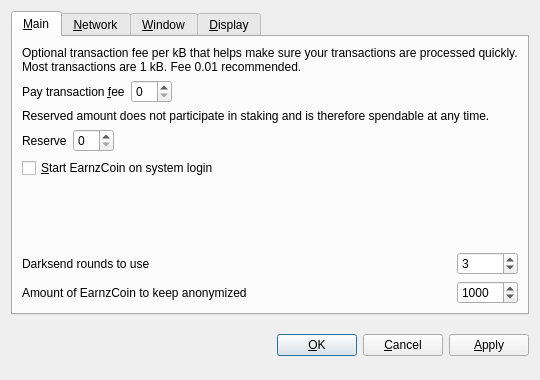
<?xml version="1.0" encoding="UTF-8"?>
<ui version="4.0">
 <class>OptionsDialog</class>
 <widget class="QDialog" name="OptionsDialog">
  <property name="geometry">
   <rect>
    <x>0</x>
    <y>0</y>
    <width>540</width>
    <height>380</height>
   </rect>
  </property>
  <property name="windowTitle">
   <string>Options</string>
  </property>
  <property name="modal">
   <bool>true</bool>
  </property>
  <layout class="QVBoxLayout" name="verticalLayout">
   <item>
    <widget class="QTabWidget" name="tabWidget">
     <property name="tabPosition">
      <enum>QTabWidget::North</enum>
     </property>
     <property name="currentIndex">
      <number>0</number>
     </property>
     <widget class="QWidget" name="tabMain">
      <attribute name="title">
       <string>&amp;Main</string>
      </attribute>
      <layout class="QGridLayout" name="gridLayout">
       <item row="0" column="0" colspan="2">
        <widget class="QLabel" name="transactionFeeInfoLabel">
         <property name="text">
          <string>Optional transaction fee per kB that helps make sure your transactions are processed quickly. Most transactions are 1 kB. Fee 0.01 recommended.</string>
         </property>
         <property name="textFormat">
          <enum>Qt::PlainText</enum>
         </property>
         <property name="wordWrap">
          <bool>true</bool>
         </property>
        </widget>
       </item>
       <item row="1" column="0">
        <layout class="QHBoxLayout" name="horizontalLayoutFee">
         <item>
          <widget class="QLabel" name="transactionFeeLabel">
           <property name="text">
            <string>Pay transaction &amp;fee</string>
           </property>
           <property name="textFormat">
            <enum>Qt::PlainText</enum>
           </property>
           <property name="buddy">
            <cstring>transactionFee</cstring>
           </property>
          </widget>
         </item>
         <item>
          <widget class="BitcoinAmountField" name="transactionFee"/>
         </item>
         <item>
          <spacer name="horizontalSpacerFee">
           <property name="orientation">
            <enum>Qt::Horizontal</enum>
           </property>
           <property name="sizeHint" stdset="0">
            <size>
             <width>40</width>
             <height>20</height>
            </size>
           </property>
          </spacer>
         </item>
        </layout>
       </item>
       <item row="2" column="0" colspan="2">
        <widget class="QLabel" name="reserveBalanceInfoLabel">
         <property name="text">
          <string>Reserved amount does not participate in staking and is therefore spendable at any time.</string>
         </property>
         <property name="textFormat">
          <enum>Qt::PlainText</enum>
         </property>
         <property name="wordWrap">
          <bool>true</bool>
         </property>
        </widget>
       </item>
       <item row="3" column="0">
        <layout class="QHBoxLayout" name="horizontalLayoutReserveBalance">
         <item>
          <widget class="QLabel" name="reserveBalanceLabel">
           <property name="text">
            <string>Reserve</string>
           </property>
           <property name="textFormat">
            <enum>Qt::PlainText</enum>
           </property>
           <property name="buddy">
            <cstring>reserveBalance</cstring>
           </property>
          </widget>
         </item>
         <item>
          <widget class="BitcoinAmountField" name="reserveBalance"/>
         </item>
         <item>
          <spacer name="horizontalSpacerReserveBalance">
           <property name="orientation">
            <enum>Qt::Horizontal</enum>
           </property>
           <property name="sizeHint" stdset="0">
            <size>
             <width>40</width>
             <height>20</height>
            </size>
           </property>
          </spacer>
         </item>
        </layout>
       </item>
       <item row="4" column="0">
        <widget class="QCheckBox" name="bitcoinAtStartup">
         <property name="toolTip">
          <string>Automatically start EarnzCoin after logging in to the system.</string>
         </property>
         <property name="text">
          <string>&amp;Start EarnzCoin on system login</string>
         </property>
        </widget>
       </item>
       <item row="5" column="0">
        <spacer name="verticalSpacer_Main">
         <property name="orientation">
          <enum>Qt::Vertical</enum>
         </property>
         <property name="sizeHint" stdset="0">
          <size>
           <width>20</width>
           <height>40</height>
          </size>
         </property>
        </spacer>
       </item>
       <item row="6" column="0">
        <widget class="QLabel" name="label">
         <property name="toolTip">
          <string>&lt;html&gt;&lt;head/&gt;&lt;body&gt;&lt;p&gt;This setting determines the amount of individual masternodes that an input will be anonymized through. More rounds of anonymization gives a higher degree of privacy, but also costs more in fees.&lt;/p&gt;&lt;/body&gt;&lt;/html&gt;</string>
         </property>
         <property name="text">
          <string>Darksend rounds to use</string>
         </property>
        </widget>
       </item>
       <item row="6" column="1">
        <widget class="QSpinBox" name="darksendRounds">
         <property name="minimum">
          <number>2</number>
         </property>
         <property name="maximum">
          <number>16</number>
         </property>
         <property name="value">
          <number>3</number>
         </property>
        </widget>
       </item>
       <item row="7" column="0">
        <widget class="QLabel" name="label_2">
         <property name="toolTip">
          <string>This amount acts as a threshold to turn off Darksend once it's reached.</string>
         </property>
         <property name="statusTip">
          <string notr="true"/>
         </property>
         <property name="whatsThis">
          <string notr="true"/>
         </property>
         <property name="accessibleName">
          <string notr="true"/>
         </property>
         <property name="accessibleDescription">
          <string notr="true"/>
         </property>
         <property name="text">
          <string>Amount of EarnzCoin to keep anonymized</string>
         </property>
        </widget>
       </item>
       <item row="7" column="1">
        <widget class="QSpinBox" name="anonymizeEarnzCoin">
         <property name="minimum">
          <number>2</number>
         </property>
         <property name="maximum">
          <number>10000</number>
         </property>
         <property name="singleStep">
          <number>10</number>
         </property>
         <property name="value">
          <number>1000</number>
         </property>
        </widget>
       </item>
      </layout>
     </widget>
     <widget class="QWidget" name="tabNetwork">
      <attribute name="title">
       <string>&amp;Network</string>
      </attribute>
      <layout class="QVBoxLayout" name="verticalLayout_Network">
       <item>
        <widget class="QCheckBox" name="mapPortUpnp">
         <property name="toolTip">
          <string>Automatically open the EarnzCoin client port on the router. This only works when your router supports UPnP and it is enabled.</string>
         </property>
         <property name="text">
          <string>Map port using &amp;UPnP</string>
         </property>
        </widget>
       </item>
       <item>
        <widget class="QCheckBox" name="connectSocks">
         <property name="toolTip">
          <string>Connect to the EarnzCoin network through a SOCKS5 proxy (e.g. when connecting through Tor).</string>
         </property>
         <property name="text">
          <string>&amp;Connect through SOCKS5 proxy:</string>
         </property>
        </widget>
       </item>
       <item>
        <layout class="QHBoxLayout" name="horizontalLayout_Network">
         <item>
          <widget class="QLabel" name="proxyIpLabel">
           <property name="text">
            <string>Proxy &amp;IP:</string>
           </property>
           <property name="textFormat">
            <enum>Qt::PlainText</enum>
           </property>
           <property name="buddy">
            <cstring>proxyIp</cstring>
           </property>
          </widget>
         </item>
         <item>
          <widget class="QValidatedLineEdit" name="proxyIp">
           <property name="maximumSize">
            <size>
             <width>140</width>
             <height>16777215</height>
            </size>
           </property>
           <property name="toolTip">
            <string>IP address of the proxy (e.g. 127.0.0.1)</string>
           </property>
          </widget>
         </item>
         <item>
          <widget class="QLabel" name="proxyPortLabel">
           <property name="text">
            <string>&amp;Port:</string>
           </property>
           <property name="textFormat">
            <enum>Qt::PlainText</enum>
           </property>
           <property name="buddy">
            <cstring>proxyPort</cstring>
           </property>
          </widget>
         </item>
         <item>
          <widget class="QLineEdit" name="proxyPort">
           <property name="maximumSize">
            <size>
             <width>55</width>
             <height>16777215</height>
            </size>
           </property>
           <property name="toolTip">
            <string>Port of the proxy (e.g. 9050)</string>
           </property>
          </widget>
         </item>
         <item>
          <spacer name="horizontalSpacer_Network">
           <property name="orientation">
            <enum>Qt::Horizontal</enum>
           </property>
           <property name="sizeHint" stdset="0">
            <size>
             <width>40</width>
             <height>20</height>
            </size>
           </property>
          </spacer>
         </item>
        </layout>
       </item>
       <item>
        <spacer name="verticalSpacer_Network">
         <property name="orientation">
          <enum>Qt::Vertical</enum>
         </property>
         <property name="sizeHint" stdset="0">
          <size>
           <width>20</width>
           <height>40</height>
          </size>
         </property>
        </spacer>
       </item>
      </layout>
     </widget>
     <widget class="QWidget" name="tabWindow">
      <attribute name="title">
       <string>&amp;Window</string>
      </attribute>
      <layout class="QVBoxLayout" name="verticalLayout_Window">
       <item>
        <widget class="QCheckBox" name="minimizeToTray">
         <property name="toolTip">
          <string>Show only a tray icon after minimizing the window.</string>
         </property>
         <property name="text">
          <string>&amp;Minimize to the tray instead of the taskbar</string>
         </property>
        </widget>
       </item>
       <item>
        <widget class="QCheckBox" name="minimizeOnClose">
         <property name="toolTip">
          <string>Minimize instead of exit the application when the window is closed. When this option is enabled, the application will be closed only after selecting Quit in the menu.</string>
         </property>
         <property name="text">
          <string>M&amp;inimize on close</string>
         </property>
        </widget>
       </item>
       <item>
        <spacer name="verticalSpacer_Window">
         <property name="orientation">
          <enum>Qt::Vertical</enum>
         </property>
         <property name="sizeHint" stdset="0">
          <size>
           <width>20</width>
           <height>40</height>
          </size>
         </property>
        </spacer>
       </item>
      </layout>
     </widget>
     <widget class="QWidget" name="tabDisplay">
      <attribute name="title">
       <string>&amp;Display</string>
      </attribute>
      <layout class="QVBoxLayout" name="verticalLayout_Display">
       <item>
        <layout class="QHBoxLayout" name="horizontalLayout_1_Display">
         <item>
          <widget class="QLabel" name="langLabel">
           <property name="text">
            <string>User Interface &amp;language:</string>
           </property>
           <property name="textFormat">
            <enum>Qt::PlainText</enum>
           </property>
           <property name="buddy">
            <cstring>lang</cstring>
           </property>
          </widget>
         </item>
         <item>
          <widget class="QValueComboBox" name="lang">
           <property name="toolTip">
            <string>The user interface language can be set here. This setting will take effect after restarting EarnzCoin.</string>
           </property>
          </widget>
         </item>
        </layout>
       </item>
       <item>
        <layout class="QHBoxLayout" name="horizontalLayout_2_Display">
         <item>
          <widget class="QLabel" name="unitLabel">
           <property name="text">
            <string>&amp;Unit to show amounts in:</string>
           </property>
           <property name="textFormat">
            <enum>Qt::PlainText</enum>
           </property>
           <property name="buddy">
            <cstring>unit</cstring>
           </property>
          </widget>
         </item>
         <item>
          <widget class="QValueComboBox" name="unit">
           <property name="toolTip">
            <string>Choose the default subdivision unit to show in the interface and when sending coins.</string>
           </property>
          </widget>
         </item>
        </layout>
       </item>
       <item>
        <widget class="QCheckBox" name="coinControlFeatures">
         <property name="toolTip">
          <string>Whether to show coin control features or not.</string>
         </property>
         <property name="text">
          <string>Display coin &amp;control features (experts only!)</string>
         </property>
        </widget>
       </item>
       <item>
        <widget class="QCheckBox" name="useBlackTheme">
         <property name="text">
          <string>Use black visual theme (requires restart)</string>
         </property>
        </widget>
       </item>
       <item>
        <spacer name="verticalSpacer_Display">
         <property name="orientation">
          <enum>Qt::Vertical</enum>
         </property>
         <property name="sizeHint" stdset="0">
          <size>
           <width>20</width>
           <height>40</height>
          </size>
         </property>
        </spacer>
       </item>
      </layout>
     </widget>
    </widget>
   </item>
   <item>
    <layout class="QHBoxLayout" name="horizontalLayout_Buttons">
     <item>
      <spacer name="horizontalSpacer_1">
       <property name="orientation">
        <enum>Qt::Horizontal</enum>
       </property>
       <property name="sizeHint" stdset="0">
        <size>
         <width>40</width>
         <height>48</height>
        </size>
       </property>
      </spacer>
     </item>
     <item>
      <widget class="QLabel" name="statusLabel">
       <property name="font">
        <font>
         <weight>75</weight>
         <bold>true</bold>
        </font>
       </property>
       <property name="text">
        <string/>
       </property>
       <property name="textFormat">
        <enum>Qt::PlainText</enum>
       </property>
       <property name="wordWrap">
        <bool>true</bool>
       </property>
      </widget>
     </item>
     <item>
      <spacer name="horizontalSpacer_2">
       <property name="orientation">
        <enum>Qt::Horizontal</enum>
       </property>
       <property name="sizeHint" stdset="0">
        <size>
         <width>40</width>
         <height>48</height>
        </size>
       </property>
      </spacer>
     </item>
     <item>
      <widget class="QPushButton" name="okButton">
       <property name="text">
        <string>&amp;OK</string>
       </property>
      </widget>
     </item>
     <item>
      <widget class="QPushButton" name="cancelButton">
       <property name="text">
        <string>&amp;Cancel</string>
       </property>
       <property name="autoDefault">
        <bool>false</bool>
       </property>
      </widget>
     </item>
     <item>
      <widget class="QPushButton" name="applyButton">
       <property name="text">
        <string>&amp;Apply</string>
       </property>
       <property name="autoDefault">
        <bool>false</bool>
       </property>
      </widget>
     </item>
    </layout>
   </item>
  </layout>
 </widget>
 <customwidgets>
  <customwidget>
   <class>BitcoinAmountField</class>
   <extends>QSpinBox</extends>
   <header>bitcoinamountfield.h</header>
   <container>1</container>
  </customwidget>
  <customwidget>
   <class>QValueComboBox</class>
   <extends>QComboBox</extends>
   <header>qvaluecombobox.h</header>
  </customwidget>
  <customwidget>
   <class>QValidatedLineEdit</class>
   <extends>QLineEdit</extends>
   <header>qvalidatedlineedit.h</header>
  </customwidget>
 </customwidgets>
 <resources/>
 <connections/>
</ui>
